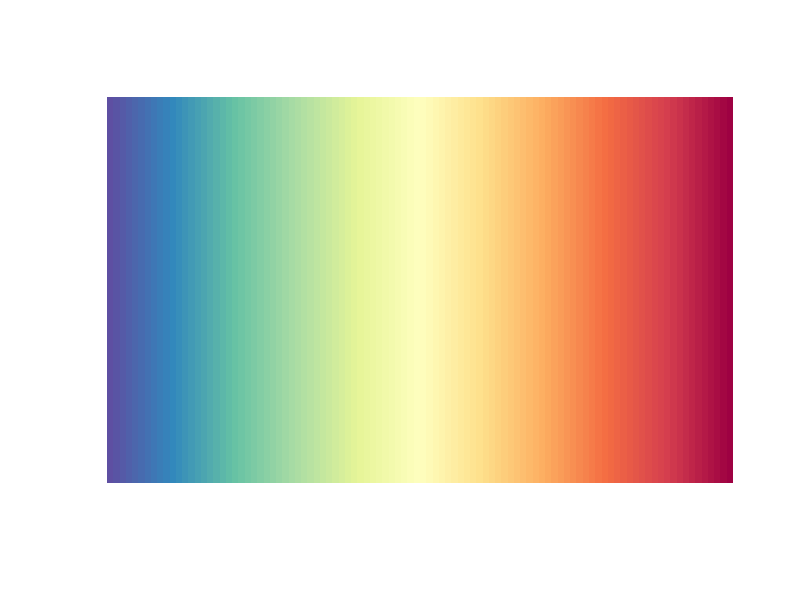

Source code (R): (Note: this script raises an error after producing the figure.)
## ---- chunk 1
library(RColorBrewer)

clrs_spec <- colorRampPalette(rev(brewer.pal(11, "Spectral")))
clrs_hcl <- function(n) {
  hcl(h = seq(230, 0, length.out = n), 
      c = 60, l = seq(10, 90, length.out = n), 
      fixup = TRUE)
  }

### function to plot a color palette
pal <- function(col, border = "transparent", ...)
{
 n <- length(col)
 plot(0, 0, type="n", xlim = c(0, 1), ylim = c(0, 1),
      axes = FALSE, xlab = "", ylab = "", ...)
 rect(0:(n-1)/n, 0, 1:n/n, 1, col = col, border = border)
}
## ---- chunk 2
pal(clrs_spec(100))
## ---- chunk 3
pal(desaturate(clrs_spec(100)))
## ---- chunk 4
pal(rainbow(100))
## ---- chunk 5
pal(desaturate(rainbow(100)))
## ---- chunk 6
pal(clrs_hcl(100))
## ---- chunk 7
pal(desaturate(clrs_hcl(100)))
## ---- chunk 8
invisible(dev.off())
